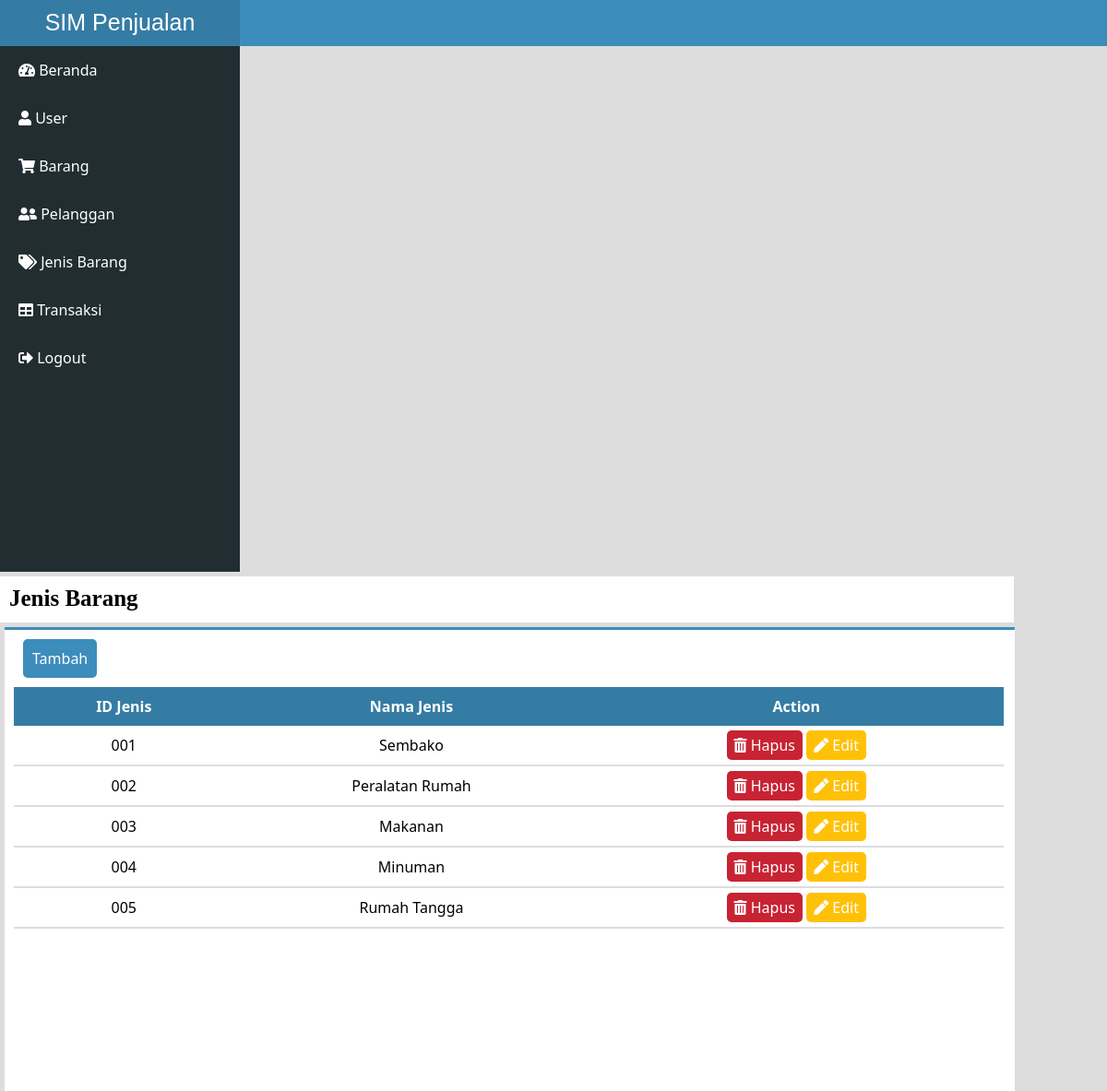
The page /index.php?p=jenis_barang (signed in) on the database its author committed.
### tables this page shows
CREATE TABLE `jenis` (
  `id_jenis` varchar(8) NOT NULL,
  `nama_jenis` varchar(40) DEFAULT NULL
);

### system/proses.php (called while the page is built, shortened)
<?php
	class proses{
		function __construct(){
			$server='localhost';
			$user='root';
			$psw='';
			$dbname='db_penjualan';
			$kon=$this->con=new PDO("mysql:host=$server;dbname=$dbname",$user,$psw);
		}
		function get($cel=null,$table=null,$property=null){
			$qw ="SELECT $cel FROM $table $property";
			$ret=$this->con->query($qw);
			return $ret;
		}
	}
	$db=new proses;
 ?>

### content/jenis_barang.php (the view)
<?php
	include "system/proses.php";
 ?>
<div class="judul-content">
	<h1>Jenis Barang</h1>
</div>
<div class="isi-content">
	<a href="index.php?p=f_jenis" class="link-tambah-barang">Tambah</a>
	<div class="judul-home">
		<div class="divtabel">
		<table class="tabel98">
			<tr>
				<th>ID Jenis</th>
				<th>Nama Jenis</th>
				<th>Action</th>
			</tr>
			<?php
				$qw=$db->get("*","jenis","ORDER BY id_jenis ASC");
				foreach( $qw as $tamp_jenis){
			 ?>
			<tr>
				<td><?= $tamp_jenis['id_jenis']; ?></td>
				<td><?= $tamp_jenis['nama_jenis']; ?></td>
				<td>
					<a href="crud/hapus_jenis.php?idj=<?= $tamp_jenis['id_jenis']; ?>" class="btn btn-merah" onclick="return confirm('Yakin Ingin Menghapus Data ?');"><i class="fa fa-trash-alt"></i> Hapus</a>
					<a href="index.php?p=f_jenis&id_jenis=<?php echo $tamp_jenis['id_jenis']; ?>" class="btn btn-kuning"><i class="fa fa-pen"></i> Edit</a>
				</td>
			</tr>
			<?php
				}
			 ?>
		</table>
		</div>
	</div>
</div>

### assets/css/custom.css (style rules this page uses)
* { margin: 0px;padding: 0px; }
body { background-color: #ddd; }
.content .judul-content { float: left; width: 1099px; height: 50px; background-color: #fff; }
.content .judul-content h1 { font-family: agency FB; font-size: 25px; margin: 10px 10px; background-color: #fff; }
.content .isi-content { border-top: 3px solid #3c8dbc; float: left; width: 1095px; height: auto; background-color: #fff; margin-top:5px; margin-left: 5px; }
.content .judul-home { height: 500px; }
.link-tambah-barang { border-radius:5px; float: left; font-family: segoe ui; text-decoration: none; color: #fff; padding: 10px; background-color: #3c8dbc; margin-top: 10px; margin-bottom: 10px; margin-left: 20px; }
.tabel98 { width: 98%; border-collapse: collapse; margin-top: 30px; padding-left: 30px; margin-left: 10px; }
.tabel98 tr th { padding:10px; color: #fff; font-family: segoe ui; background-color: #357ca5; }
.tabel98 tr td { padding-top: 10px; padding-bottom: 10px; font-family: segoe ui; text-align: center; border-bottom: 2px solid #ddd; }
.btn { text-decoration: none; color: #fff; font-family: segoe ui; border-radius: 5px; padding:5px 8px; }
.btn-merah { background-color: #C82333; }
.btn-kuning { background-color: #FFC107; }

### rows shown on the page
jenis: id_jenis "001", nama_jenis "Sembako"
jenis: id_jenis "002", nama_jenis "Peralatan Rumah"
jenis: id_jenis "003", nama_jenis "Makanan"
jenis: id_jenis "004", nama_jenis "Minuman"
jenis: id_jenis "005", nama_jenis "Rumah Tangga"
